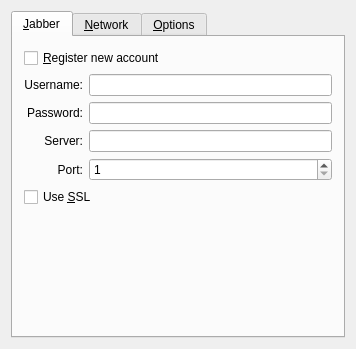
<ui version="4.0" >
 <class>JabberConfigBase</class>
 <widget class="QWidget" name="JabberConfigBase" >
  <property name="geometry" >
   <rect>
    <x>0</x>
    <y>0</y>
    <width>356</width>
    <height>349</height>
   </rect>
  </property>
  <property name="windowTitle" >
   <string>Form1</string>
  </property>
  <layout class="QVBoxLayout" >
   <property name="margin" >
    <number>11</number>
   </property>
   <property name="spacing" >
    <number>6</number>
   </property>
   <item>
    <widget class="QTabWidget" name="tabCfg" >
     <widget class="QWidget" name="tabJabber" >
      <attribute name="title" >
       <string>&amp;Jabber</string>
      </attribute>
      <layout class="QGridLayout" >
       <property name="margin" >
        <number>11</number>
       </property>
       <property name="spacing" >
        <number>6</number>
       </property>
       <item row="2" column="0" >
        <widget class="QLabel" name="TextLabel2" >
         <property name="text" >
          <string>Password:</string>
         </property>
         <property name="alignment" >
          <set>Qt::AlignRight|Qt::AlignTrailing|Qt::AlignVCenter</set>
         </property>
         <property name="wordWrap" >
          <bool>false</bool>
         </property>
        </widget>
       </item>
       <item row="2" column="1" >
        <widget class="QLineEdit" name="edtPasswd" >
         <property name="echoMode" >
          <enum>QLineEdit::Password</enum>
         </property>
        </widget>
       </item>
       <item row="1" column="0" >
        <widget class="QLabel" name="lblUin" >
         <property name="text" >
          <string>Username:</string>
         </property>
         <property name="alignment" >
          <set>Qt::AlignRight|Qt::AlignTrailing|Qt::AlignVCenter</set>
         </property>
         <property name="wordWrap" >
          <bool>false</bool>
         </property>
        </widget>
       </item>
       <item row="1" column="1" >
        <widget class="QLineEdit" name="edtID" />
       </item>
       <item row="0" column="0" colspan="2" >
        <widget class="QCheckBox" name="chkRegister" >
         <property name="text" >
          <string>&amp;Register new account</string>
         </property>
        </widget>
       </item>
       <item row="3" column="0" >
        <widget class="QLabel" name="lblServer1" >
         <property name="text" >
          <string>Server:</string>
         </property>
         <property name="alignment" >
          <set>Qt::AlignRight|Qt::AlignTrailing|Qt::AlignVCenter</set>
         </property>
         <property name="wordWrap" >
          <bool>false</bool>
         </property>
        </widget>
       </item>
       <item row="3" column="1" >
        <widget class="QLineEdit" name="edtServer1" />
       </item>
       <item row="4" column="0" >
        <widget class="QLabel" name="lblPort1" >
         <property name="text" >
          <string>Port:</string>
         </property>
         <property name="alignment" >
          <set>Qt::AlignRight|Qt::AlignTrailing|Qt::AlignVCenter</set>
         </property>
         <property name="wordWrap" >
          <bool>false</bool>
         </property>
        </widget>
       </item>
       <item row="4" column="1" >
        <widget class="QSpinBox" name="edtPort1" >
         <property name="maximum" >
          <number>65355</number>
         </property>
         <property name="minimum" >
          <number>1</number>
         </property>
        </widget>
       </item>
       <item row="7" column="1" >
        <spacer>
         <property name="orientation" >
          <enum>Qt::Vertical</enum>
         </property>
         <property name="sizeType" >
          <enum>QSizePolicy::Expanding</enum>
         </property>
         <property name="sizeHint" >
          <size>
           <width>20</width>
           <height>20</height>
          </size>
         </property>
        </spacer>
       </item>
       <item row="6" column="0" colspan="2" >
        <widget class="LinkLabel" native="1" name="lnkPublic" />
       </item>
       <item row="5" column="0" colspan="2" >
        <widget class="QCheckBox" name="chkSSL" >
         <property name="text" >
          <string>Use &amp;SSL</string>
         </property>
        </widget>
       </item>
      </layout>
     </widget>
     <widget class="QWidget" name="tab" >
      <attribute name="title" >
       <string>&amp;Network</string>
      </attribute>
      <layout class="QGridLayout" >
       <property name="margin" >
        <number>11</number>
       </property>
       <property name="spacing" >
        <number>6</number>
       </property>
       <item row="0" column="0" >
        <widget class="QLabel" name="lblServer" >
         <property name="text" >
          <string>Server:</string>
         </property>
         <property name="alignment" >
          <set>Qt::AlignRight|Qt::AlignTrailing|Qt::AlignVCenter</set>
         </property>
         <property name="wordWrap" >
          <bool>false</bool>
         </property>
        </widget>
       </item>
       <item row="0" column="1" colspan="2" >
        <widget class="QLineEdit" name="edtServer" />
       </item>
       <item row="1" column="0" >
        <widget class="QLabel" name="lblPort" >
         <property name="text" >
          <string>Port:</string>
         </property>
         <property name="alignment" >
          <set>Qt::AlignRight|Qt::AlignTrailing|Qt::AlignVCenter</set>
         </property>
         <property name="wordWrap" >
          <bool>false</bool>
         </property>
        </widget>
       </item>
       <item row="1" column="1" >
        <widget class="QSpinBox" name="edtPort" >
         <property name="maximum" >
          <number>65535</number>
         </property>
         <property name="minimum" >
          <number>1</number>
         </property>
        </widget>
       </item>
       <item row="1" column="2" >
        <spacer>
         <property name="orientation" >
          <enum>Qt::Horizontal</enum>
         </property>
         <property name="sizeType" >
          <enum>QSizePolicy::Expanding</enum>
         </property>
         <property name="sizeHint" >
          <size>
           <width>20</width>
           <height>20</height>
          </size>
         </property>
        </spacer>
       </item>
       <item row="5" column="0" colspan="3" >
        <layout class="QHBoxLayout" >
         <property name="margin" >
          <number>0</number>
         </property>
         <property name="spacing" >
          <number>6</number>
         </property>
         <item>
          <widget class="QSpinBox" name="edtMinPort" >
           <property name="maximum" >
            <number>65534</number>
           </property>
           <property name="minimum" >
            <number>1024</number>
           </property>
          </widget>
         </item>
         <item>
          <widget class="QLabel" name="TextLabel2_2" >
           <property name="text" >
            <string>-</string>
           </property>
           <property name="wordWrap" >
            <bool>false</bool>
           </property>
          </widget>
         </item>
         <item>
          <widget class="QSpinBox" name="edtMaxPort" >
           <property name="maximum" >
            <number>65534</number>
           </property>
           <property name="minimum" >
            <number>1024</number>
           </property>
          </widget>
         </item>
         <item>
          <spacer>
           <property name="orientation" >
            <enum>Qt::Horizontal</enum>
           </property>
           <property name="sizeType" >
            <enum>QSizePolicy::Expanding</enum>
           </property>
           <property name="sizeHint" >
            <size>
             <width>20</width>
             <height>20</height>
            </size>
           </property>
          </spacer>
         </item>
        </layout>
       </item>
       <item row="4" column="0" colspan="3" >
        <widget class="QLabel" name="TextLabel1_2_2" >
         <property name="text" >
          <string>Port range for direct connections:</string>
         </property>
         <property name="wordWrap" >
          <bool>false</bool>
         </property>
        </widget>
       </item>
       <item row="3" column="0" colspan="3" >
        <widget class="QCheckBox" name="chkPlain" >
         <property name="text" >
          <string>Use &amp;plain text login</string>
         </property>
        </widget>
       </item>
       <item row="2" column="0" colspan="3" >
        <widget class="QCheckBox" name="chkSSL1" >
         <property name="text" >
          <string>Use &amp;SSL</string>
         </property>
        </widget>
       </item>
       <item row="7" column="0" colspan="3" >
        <widget class="QCheckBox" name="chkHTTP" >
         <property name="text" >
          <string>Use &amp;HTTP polling</string>
         </property>
        </widget>
       </item>
       <item row="6" column="0" colspan="3" >
        <widget class="Line" name="Line2" >
         <property name="frameShape" >
          <enum>QFrame::HLine</enum>
         </property>
         <property name="frameShadow" >
          <enum>QFrame::Sunken</enum>
         </property>
         <property name="orientation" >
          <enum>Qt::Horizontal</enum>
         </property>
        </widget>
       </item>
       <item row="9" column="0" colspan="3" >
        <widget class="QLabel" name="TextLabel1_4" >
         <property name="sizePolicy" >
          <sizepolicy>
           <hsizetype>5</hsizetype>
           <vsizetype>1</vsizetype>
           <horstretch>0</horstretch>
           <verstretch>0</verstretch>
          </sizepolicy>
         </property>
         <property name="text" >
          <string>Note: For HTTP-polling using proxy settings for HTTP</string>
         </property>
         <property name="alignment" >
          <set>Qt::AlignLeading|Qt::AlignLeft|Qt::AlignVCenter</set>
         </property>
         <property name="wordWrap" >
          <bool>false</bool>
         </property>
        </widget>
       </item>
       <item row="10" column="0" >
        <spacer>
         <property name="orientation" >
          <enum>Qt::Vertical</enum>
         </property>
         <property name="sizeType" >
          <enum>QSizePolicy::Expanding</enum>
         </property>
         <property name="sizeHint" >
          <size>
           <width>20</width>
           <height>20</height>
          </size>
         </property>
        </spacer>
       </item>
       <item row="8" column="0" colspan="3" >
        <layout class="QHBoxLayout" >
         <property name="margin" >
          <number>0</number>
         </property>
         <property name="spacing" >
          <number>6</number>
         </property>
         <item>
          <widget class="QLabel" name="TextLabel1_3" >
           <property name="text" >
            <string>URL:</string>
           </property>
           <property name="wordWrap" >
            <bool>false</bool>
           </property>
          </widget>
         </item>
         <item>
          <widget class="QLineEdit" name="edtUrl" />
         </item>
        </layout>
       </item>
      </layout>
     </widget>
     <widget class="QWidget" name="tab" >
      <attribute name="title" >
       <string>&amp;Options</string>
      </attribute>
      <layout class="QGridLayout" >
       <property name="margin" >
        <number>0</number>
       </property>
       <property name="spacing" >
        <number>6</number>
       </property>
       <item row="0" column="0" >
        <widget class="QLabel" name="TextLabel1_2" >
         <property name="text" >
          <string>Resource:</string>
         </property>
         <property name="alignment" >
          <set>Qt::AlignRight|Qt::AlignTrailing|Qt::AlignVCenter</set>
         </property>
         <property name="wordWrap" >
          <bool>false</bool>
         </property>
        </widget>
       </item>
       <item row="0" column="1" colspan="2" >
        <widget class="QLineEdit" name="edtResource" />
       </item>
       <item row="1" column="0" >
        <widget class="QLabel" name="TextLabel1" >
         <property name="text" >
          <string>Priority:</string>
         </property>
         <property name="alignment" >
          <set>Qt::AlignRight|Qt::AlignTrailing|Qt::AlignVCenter</set>
         </property>
         <property name="wordWrap" >
          <bool>false</bool>
         </property>
        </widget>
       </item>
       <item row="1" column="1" >
        <widget class="QSpinBox" name="edtPriority" />
       </item>
       <item row="1" column="2" >
        <spacer>
         <property name="orientation" >
          <enum>Qt::Horizontal</enum>
         </property>
         <property name="sizeType" >
          <enum>QSizePolicy::Expanding</enum>
         </property>
         <property name="sizeHint" >
          <size>
           <width>20</width>
           <height>20</height>
          </size>
         </property>
        </spacer>
       </item>
       <item row="2" column="0" colspan="3" >
        <widget class="QCheckBox" name="chkVHost" >
         <property name="text" >
          <string>Manualy specify Jabber host:</string>
         </property>
        </widget>
       </item>
       <item row="3" column="0" colspan="3" >
        <widget class="QLineEdit" name="edtVHost" >
         <property name="enabled" >
          <bool>false</bool>
         </property>
        </widget>
       </item>
       <item row="5" column="0" colspan="3" >
        <layout class="QHBoxLayout" >
         <property name="margin" >
          <number>0</number>
         </property>
         <property name="spacing" >
          <number>6</number>
         </property>
         <item>
          <widget class="QCheckBox" name="chkRichText" >
           <property name="text" >
            <string>Send &amp;rich text messages if possible</string>
           </property>
          </widget>
         </item>
         <item>
          <widget class="LinkLabel" native="1" name="lnkRich" />
         </item>
         <item>
          <spacer>
           <property name="orientation" >
            <enum>Qt::Horizontal</enum>
           </property>
           <property name="sizeType" >
            <enum>QSizePolicy::Expanding</enum>
           </property>
           <property name="sizeHint" >
            <size>
             <width>20</width>
             <height>20</height>
            </size>
           </property>
          </spacer>
         </item>
        </layout>
       </item>
       <item row="4" column="0" colspan="3" >
        <layout class="QHBoxLayout" >
         <property name="margin" >
          <number>0</number>
         </property>
         <property name="spacing" >
          <number>6</number>
         </property>
         <item>
          <widget class="QCheckBox" name="chkTyping" >
           <property name="text" >
            <string>Enable &amp;typing notification</string>
           </property>
           <property name="shortcut" >
            <string>Alt+T</string>
           </property>
          </widget>
         </item>
         <item>
          <widget class="LinkLabel" native="1" name="lnkTyping" />
         </item>
         <item>
          <spacer>
           <property name="orientation" >
            <enum>Qt::Horizontal</enum>
           </property>
           <property name="sizeType" >
            <enum>QSizePolicy::Expanding</enum>
           </property>
           <property name="sizeHint" >
            <size>
             <width>20</width>
             <height>20</height>
            </size>
           </property>
          </spacer>
         </item>
        </layout>
       </item>
       <item row="10" column="0" >
        <spacer>
         <property name="orientation" >
          <enum>Qt::Vertical</enum>
         </property>
         <property name="sizeType" >
          <enum>QSizePolicy::Expanding</enum>
         </property>
         <property name="sizeHint" >
          <size>
           <width>20</width>
           <height>20</height>
          </size>
         </property>
        </spacer>
       </item>
       <item row="9" column="0" colspan="3" >
        <widget class="QCheckBox" name="chkAccept" >
         <property name="text" >
          <string>Automatically &amp;accept subscribe requests</string>
         </property>
         <property name="shortcut" >
          <string>Alt+A</string>
         </property>
        </widget>
       </item>
       <item row="8" column="0" colspan="3" >
        <widget class="QCheckBox" name="chkSubscribe" >
         <property name="text" >
          <string>Automatically send &amp;subscribe request</string>
         </property>
         <property name="shortcut" >
          <string>Alt+S</string>
         </property>
        </widget>
       </item>
       <item row="7" column="0" colspan="3" >
        <widget class="QCheckBox" name="chkIcons" >
         <property name="text" >
          <string>Use protocol &amp;icons for agents contacts</string>
         </property>
         <property name="shortcut" >
          <string>Alt+I</string>
         </property>
        </widget>
       </item>
       <item row="6" column="0" colspan="3" >
        <layout class="QHBoxLayout" >
         <property name="margin" >
          <number>0</number>
         </property>
         <property name="spacing" >
          <number>6</number>
         </property>
         <item>
          <widget class="QCheckBox" name="chkVersion" >
           <property name="text" >
            <string>Send and request version info</string>
           </property>
           <property name="shortcut" >
            <string/>
           </property>
          </widget>
         </item>
         <item>
          <widget class="LinkLabel" native="1" name="lnkVersion" />
         </item>
         <item>
          <spacer>
           <property name="orientation" >
            <enum>Qt::Horizontal</enum>
           </property>
           <property name="sizeType" >
            <enum>QSizePolicy::Expanding</enum>
           </property>
           <property name="sizeHint" >
            <size>
             <width>20</width>
             <height>20</height>
            </size>
           </property>
          </spacer>
         </item>
        </layout>
       </item>
      </layout>
     </widget>
    </widget>
   </item>
  </layout>
 </widget>
 <layoutdefault spacing="6" margin="11" />
 <customwidgets>
  <customwidget>
   <class>LinkLabel</class>
   <extends>QWidget</extends>
   <header>linklabel.h</header>
  </customwidget>
 </customwidgets>
 <tabstops>
  <tabstop>tabCfg</tabstop>
  <tabstop>chkRegister</tabstop>
  <tabstop>edtID</tabstop>
  <tabstop>edtPasswd</tabstop>
  <tabstop>edtServer1</tabstop>
  <tabstop>edtPort1</tabstop>
  <tabstop>chkSSL</tabstop>
  <tabstop>edtServer</tabstop>
  <tabstop>edtPort</tabstop>
  <tabstop>chkPlain</tabstop>
  <tabstop>edtMinPort</tabstop>
  <tabstop>edtMaxPort</tabstop>
  <tabstop>edtResource</tabstop>
  <tabstop>edtPriority</tabstop>
  <tabstop>chkVHost</tabstop>
  <tabstop>edtVHost</tabstop>
  <tabstop>chkTyping</tabstop>
  <tabstop>chkRichText</tabstop>
  <tabstop>chkIcons</tabstop>
 </tabstops>
 <includes>
  <include location="local" >linklabel.h</include>
  <include location="local" >linklabel.h</include>
  <include location="local" >linklabel.h</include>
  <include location="local" >linklabel.h</include>
 </includes>
 <resources/>
 <connections/>
</ui>
